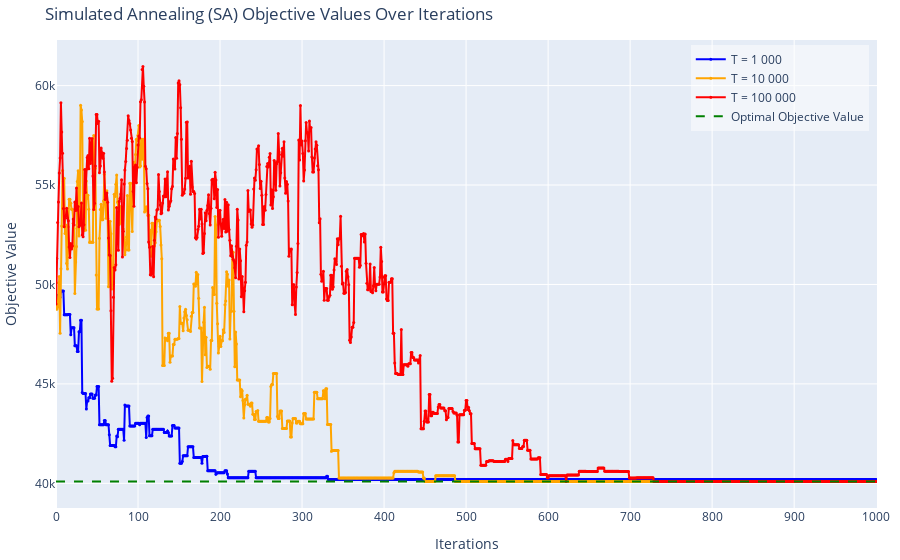

Write notebook code for a chart like this one.
### Code cell
# Plot the objective values over iterations
import plotly.graph_objects as go
from plotly.offline import plot

fig = go.Figure()

# Plot objective values 1
fig.add_trace(
    go.Scatter(
        x=list(range(len(objective_values1))),
        y=objective_values1,
        mode='lines+markers',
        name='T = 1 000',
        line=dict(color='blue'),
        marker=dict(size=3),
        hovertemplate="Temperature: 1000<br>Iteration: %{x}<br>Objective Value: %{y}<extra></extra>"
    )
)
# Plot objective values 2
fig.add_trace(
    go.Scatter(
        x=list(range(len(objective_values2))),
        y=objective_values2,
        mode='lines+markers',
        name='T = 10 000',
        line=dict(color='orange'),
        marker=dict(size=3),
        hovertemplate="Temperature: 10 000<br>Iteration: %{x}<br>Objective Value: %{y}<extra></extra>"
    )
)
# Plot objective values 3
fig.add_trace(
    go.Scatter(
        x=list(range(len(objective_values3))),
        y=objective_values3,
        mode='lines+markers',
        name='T = 100 000',
        line=dict(color='red'),
        marker=dict(size=3),
        hovertemplate="Temperature: 100 000<br>Iteration: %{x}<br>Objective Value: %{y}<extra></extra>"
    )
)

# Add horizontal green line for optimal objective value
optimal_objective = performance['obj']
fig.add_trace(
    go.Scatter(
        x=[0, len(objective_values3)],
        y=[optimal_objective, optimal_objective],
        mode='lines',
        name='Optimal Objective Value',
        line=dict(color='green', dash='dash'),
        hovertemplate="Optimal Objective Value: %{y}<extra></extra>"
    )
)
# Update layout
fig.update_layout(
    title='Simulated Annealing (SA) Objective Values Over Iterations',
    xaxis_title='Iterations',
    yaxis_title='Objective Value',
    # width=800,
    # height=600,
    autosize=True,   # let the container size drive the plot
    margin=dict(l=10, r=20, t=40, b=20),
    xaxis = dict(
        range=[0, 1001],
        tickmode = 'array',
        tickvals = list(range(0, 1001, 100)),
        ticktext = list(range(0, 1001, 100)),
    ),
    showlegend=True,
    legend=dict(
        x=0.99,
        y=0.99,
        xanchor='right',
        yanchor='top',
        bgcolor='rgba(255, 255, 255, 0.5)'
    )
)
fig.show()
# Save as HTML
# div_schedule = plot(
#     fig, include_plotlyjs=True, config={"responsive": True}, output_type="div"
# )
# # write div snippet to file
# with open('./docs/images/SAiterations.html', 'w') as f:
#     f.write(div_schedule)

### Figure 1 — Plotly figure (JSON) as saved in the notebook; plotly's stock layout.template omitted (floating-point values rounded to 4 significant figures; data arrays with more than 128 entries replaced by an {"elided": "..."} marker saying what was removed)
{"data": [{"hovertemplate": "Temperature: 1000<br>Iteration: %{x}<br>Objective Value: %{y}<extra></extra>", "line": {"color": "blue"}, "marker": {"size": 3}, "mode": "lines+markers", "name": "T = 1 000", "type": "scatter", "x": {"elided": "1001 int values"}, "y": {"elided": "1001 float values"}}, {"hovertemplate": "Temperature: 10 000<br>Iteration: %{x}<br>Objective Value: %{y}<extra></extra>", "line": {"color": "orange"}, "marker": {"size": 3}, "mode": "lines+markers", "name": "T = 10 000", "type": "scatter", "x": {"elided": "1001 int values"}, "y": {"elided": "1001 float values"}}, {"hovertemplate": "Temperature: 100 000<br>Iteration: %{x}<br>Objective Value: %{y}<extra></extra>", "line": {"color": "red"}, "marker": {"size": 3}, "mode": "lines+markers", "name": "T = 100 000", "type": "scatter", "x": {"elided": "1001 int values"}, "y": {"elided": "1001 float values"}}, {"hovertemplate": "Optimal Objective Value: %{y}<extra></extra>", "line": {"color": "green", "dash": "dash"}, "mode": "lines", "name": "Optimal Objective Value", "type": "scatter", "x": [0, 1001], "y": [40090.0, 40090.0]}], "layout": {"autosize": true, "legend": {"bgcolor": "rgba(255, 255, 255, 0.5)", "x": 0.99, "xanchor": "right", "y": 0.99, "yanchor": "top"}, "margin": {"b": 20, "l": 10, "r": 20, "t": 40}, "showlegend": true, "title": {"text": "Simulated Annealing (SA) Objective Values Over Iterations"}, "xaxis": {"range": [0, 1001], "tickmode": "array", "ticktext": [0, 100, 200, 300, 400, 500, 600, 700, 800, 900, 1000], "tickvals": [0, 100, 200, 300, 400, 500, 600, 700, 800, 900, 1000], "title": {"text": "Iterations"}}, "yaxis": {"title": {"text": "Objective Value"}}}}
